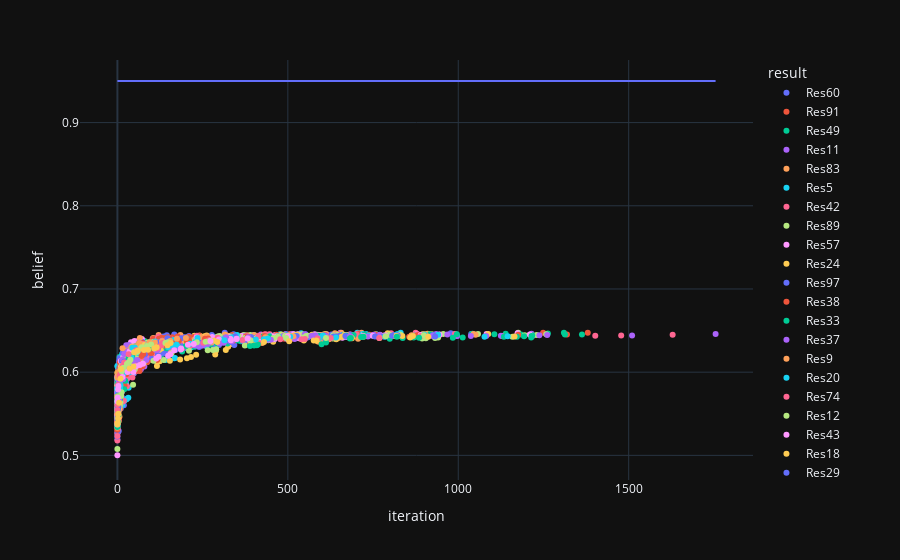

The notebook cell this image was saved under:
### Code cell
belief_evol = []
did_not_converge = 0
total = 0
for i, r in enumerate(results):
    for t in r.trajectory:
        total += 1
        belief = r.trajectory[t]['final_belief']
        if np.max(sp.spatial.distance.pdist(belief.reshape(-1,1), metric='euclidean')) > 1e-5:
            did_not_converge += 1

        belief_evol.append({'belief': np.mean(belief), 'result': f'Res{i}', 'iteration': t})

print('Did not converge share:', did_not_converge / total)
belief_evol = pd.DataFrame(belief_evol).sort_values('belief', ascending=False)
fig = px.scatter(belief_evol, x='iteration', y='belief', color='result', render_mode='svg')
fig.add_trace(go.Scatter(x=[0, belief_evol['iteration'].max()], y=[correct_belief, correct_belief], mode='lines', name='Correct belief'))
fig.show()
